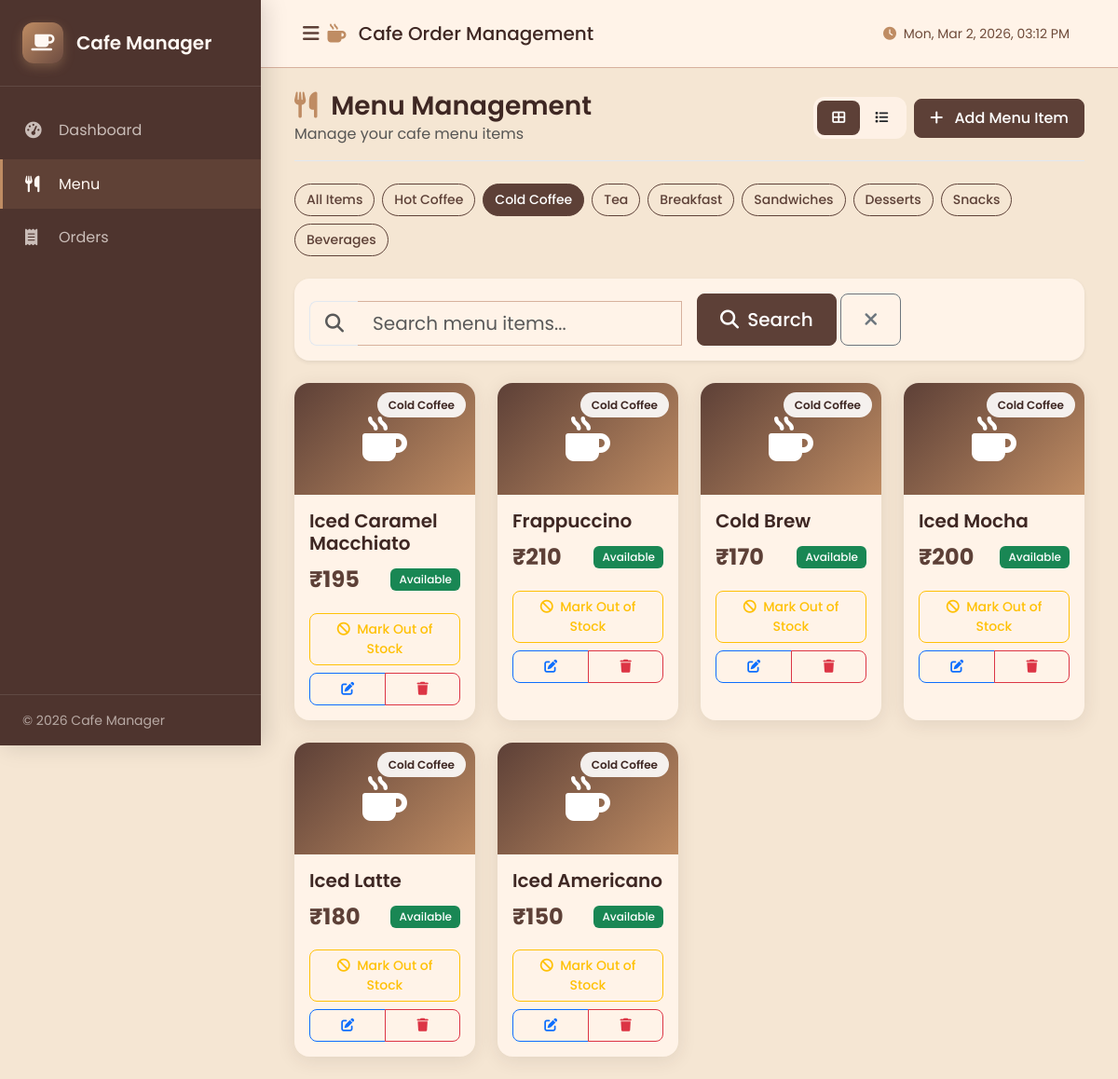
/menu/?category=Cold+Coffee, run on the app's committed database.
### app/models.py (models this page shows, shortened)
class MenuItem(db.Model):
    __tablename__ = 'menu_items'
    id = db.Column(db.Integer, primary_key=True)
    name = db.Column(db.String(100), nullable=False)
    category = db.Column(db.String(50), nullable=False)
    price = db.Column(db.Numeric(10, 2), nullable=False)
    is_available = db.Column(db.Boolean, default=True)
    created_at = db.Column(db.DateTime, default=datetime.utcnow)
    order_items = db.relationship('OrderItem', back_populates='menu_item', lazy=True)

### app/routes/menu.py (the view)
@menu_bp.route('/')
def index():
    search = request.args.get('search', '')
    category = request.args.get('category', '')
    query = MenuItem.query
    if search:
        query = query.filter(MenuItem.name.ilike(f'%{search}%'))
    if category:
        query = query.filter_by(category=category)
    menu_items = query.order_by(MenuItem.created_at.desc()).all()
    categories = db.session.query(MenuItem.category).distinct().all()
    categories = [c[0] for c in categories]
    return render_template('menu/index.html',
                         menu_items=menu_items,
                         categories=categories,
                         search=search,
                         selected_category=category)

### app/templates/menu/index.html (shortened to what this page needs)
{% extends "base.html" %}
{% block content %}
<div class="container-fluid">
    <div class="page-header mb-4 d-flex justify-content-between align-items-center flex-wrap gap-3">
        <div>
            <h1 class="h3 mb-0">
                <i class="fas fa-utensils me-2" style="color: var(--accent-color);"></i>
                Menu Management
            </h1>
            <p class="text-muted mb-0">Manage your cafe menu items</p>
        </div>
        <div class="d-flex gap-2 align-items-center">
            <div class="view-toggle d-none d-md-flex">
                <button class="btn btn-sm active" id="gridView" onclick="toggleView('grid')">
                    <i class="fas fa-th-large"></i>
                </button>
                <button class="btn btn-sm" id="listView" onclick="toggleView('list')">
                    <i class="fas fa-list"></i>
                </button>
            </div>
            <button type="button" class="btn btn-primary" data-bs-toggle="modal" data-bs-target="#addMenuItemModal">
                <i class="fas fa-plus me-2"></i>
                Add Menu Item
            </button>
        </div>
    </div>
    <div class="mb-4">
        <div class="d-flex flex-wrap gap-2">
            <a href="{{ url_for('menu.index') }}" class="btn btn-sm rounded-pill {{ 'text-white' if not selected_category else '' }}" style="{{ 'background: var(--primary-color); border-color: var(--primary-color);' if not selected_category else 'border-color: var(--primary-color); color: var(--primary-color);' }}">
                All Items
            </a>
            {% for cat in categories %}
            <a href="{{ url_for('menu.index', category=cat) }}" class="btn btn-sm rounded-pill {{ 'text-white' if selected_category == cat else '' }}" style="{{ 'background: var(--primary-color); border-color: var(--primary-color);' if selected_category == cat else 'border-color: var(--primary-color); color: var(--primary-color);' }}">
                {{ cat }}
            </a>
            {% endfor %}
        </div>
    </div>
    <div class="card border-0 shadow-sm mb-4">
        <div class="card-body">
            <form method="GET" action="{{ url_for('menu.index') }}" class="row g-3 align-items-end">
                <div class="col-md-6">
                    <div class="input-group input-group-lg">
                        <span class="input-group-text bg-transparent border-end-0">
                            <i class="fas fa-search text-muted"></i>
                        </span>
                        <input type="text" name="search" class="form-control border-start-0" placeholder="Search menu items..." value="{{ search }}">
                    </div>
                </div>
                <div class="col-md-auto">
                    <button type="submit" class="btn btn-primary btn-lg">
                        <i class="fas fa-search me-1"></i>
                        Search
                    </button>
                    {% if search or selected_category %}
                    <a href="{{ url_for('menu.index') }}" class="btn btn-outline-secondary btn-lg">
                        <i class="fas fa-times"></i>
                    </a>
                    {% endif %}
                </div>
            </form>
        </div>
    </div>
    {% if menu_items %}
        <div class="row g-4 view-section" id="gridViewSection">
            {% for item in menu_items %}
            <div class="col-xl-3 col-lg-4 col-md-6">
                <div class="card menu-card h-100 {{ 'unavailable' if not item.is_available else 'available' }}">
                    <div class="card-img-top position-relative">
                        <i class="fas fa-{{
                            'mug-hot' if 'Coffee' in item.category else
                            'leaf' if 'Tea' in item.category else
                            'bread-slice' if 'Breakfast' in item.category else
                            'hamburger' if 'Sandwich' in item.category else
                            'cookie' if 'Dessert' in item.category else
                            'cookie-bite' if 'Snack' in item.category else
                            'glass-water' if 'Beverage' in item.category else
                            'utensils' }}"></i>
                        <span class="category-badge">{{ item.category }}</span>
                    </div>
                    <div class="card-body">
                        <h5 class="card-title mb-2">{{ item.name }}</h5>
                        <div class="d-flex justify-content-between align-items-center mb-3">
                            <span class="price-tag">₹{{ "%.0f"|format(item.price) }}</span>
                            <span class="badge bg-{{ 'success' if item.is_available else 'secondary' }}">
                                {{ 'Available' if item.is_available else 'Out of Stock' }}
                            </span>
                        </div>
                        <div class="d-grid gap-2">
                            <form method="POST" action="{{ url_for('menu.toggle_availability', id=item.id) }}">
                                <button type="submit" class="btn btn-outline-{{ 'warning' if item.is_available else 'success' }} btn-sm w-100">
                                    <i class="fas fa-{{ 'ban' if item.is_available else 'check' }} me-1"></i>
                                    {{ 'Mark Out of Stock' if item.is_available else 'Mark Available' }}
                                </button>
                            </form>
                            <div class="btn-group">
                                <button type="button" class="btn btn-outline-primary btn-sm" data-bs-toggle="modal" data-bs-target="#editMenuItemModal{{ item.id }}">
                                    <i class="fas fa-edit"></i>
                                </button>
                                <button type="button" class="btn btn-outline-danger btn-sm" data-bs-toggle="modal" data-bs-target="#deleteMenuItemModal{{ item.id }}">
                                    <i class="fas fa-trash"></i>
                                </button>
                            </div>
                        </div>
                    </div>
                </div>
            </div>
            {% endfor %}
        </div>
    {% endif %}
</div>
{% endblock %}

### app/static/css/style.css (style rules this page uses)
:root { --sidebar-width: 280px; --sidebar-collapsed-width: 80px; --primary-dark: #3E2723; --primary-color: #5D4037; --secondary-color: #6D4C41; --accent-color: #BF8C63; --accent-light: #D7B19D; --content-bg: #F5E6D3; --card-bg: #FFF3E8; --sidebar-bg: #4E342E; --hover-bg: #E6C7B2; --glass-bg: rgba(255, 243, 232, 0.9); --text-dark: #2E1F1A; --text-secondary: #6E4B3A; --text-light: #FFF8F3; --text-muted: #A1887F; --success-color: #4CAF50; --warning-color: #FF9800; --danger-color: #D84315; --info-color: #8D6E63; --primary-light: #6D4C41; --coffee-cream: #FFF8F3; --coffee-brown: #5D4037; --coffee-light: #8D6E63; --shadow-soft: 0 4px 20px rgba(62, 39, 35, 0.1); --shadow-hover: 0 8px 30px rgba(62, 39, 35, 0.15); --radius-lg: 16px; --radius-md: 12px; --radius-sm: 8px; }
* { margin: 0; padding: 0; box-sizing: border-box; }
body { font-family: 'Poppins', 'Montserrat', 'Nunito', -apple-system, BlinkMacSystemFont, 'Segoe UI', Roboto, sans-serif; background: var(--content-bg); background-attachment: fixed; color: var(--text-dark); line-height: 1.6; min-height: 100vh; }
html { scroll-behavior: smooth; }
.page-header { padding-bottom: 1rem; border-bottom: 1px solid #e2e8f0; }
.page-header h1 { font-weight: 600; color: var(--primary-dark); }
.card { border-radius: var(--radius-lg); background: var(--card-bg); border: 1px solid var(--accent-light); box-shadow: var(--shadow-soft); backdrop-filter: blur(10px); transition: all 0.3s cubic-bezier(0.4, 0, 0.2, 1); }
.card-title { font-weight: 600; color: var(--primary-dark); }
.btn { font-weight: 500; padding: 0.5rem 1rem; border-radius: 8px; transition: all 0.2s ease; }
.btn-lg { padding: 0.75rem 1.5rem; }
.btn-sm { padding: 0.375rem 0.75rem; font-size: 0.875rem; }
.btn-primary { background-color: var(--primary-color); border-color: var(--primary-color); }
.form-control, .form-select { border-radius: 8px; border: 1px solid #e2e8f0; padding: 0.625rem 0.875rem; font-size: 0.9375rem; }
.form-control, .form-select { background-color: var(--card-bg); border-color: var(--accent-light); }
.input-group-text { background-color: #f8fafc; border-color: #e2e8f0; color: #64748b; }
.badge { font-weight: 500; padding: 0.5em 0.75em; border-radius: 6px; }

### app/templates/menu/index.html (style rules this page uses)
.menu-card { transition: all 0.3s cubic-bezier(0.4, 0, 0.2, 1); border: none; overflow: hidden; }
.menu-card .card-img-top { height: 120px; background: linear-gradient(135deg, var(--primary-color) 0%, var(--accent-color) 100%); display: flex; align-items: center; justify-content: center; font-size: 3rem; color: white; }
.menu-card.available .card-img-top { opacity: 1; }
.category-badge { position: absolute; top: 10px; right: 10px; background: rgba(255,255,255,0.9); padding: 4px 12px; border-radius: 20px; font-size: 0.75rem; font-weight: 600; color: var(--primary-dark); }
.price-tag { font-size: 1.5rem; font-weight: 700; color: var(--primary-color); }
.view-toggle { background: var(--glass-bg); border-radius: var(--radius-md); padding: 4px; }
.view-toggle .btn { border: none; padding: 8px 16px; }
.view-toggle .btn.active { background: var(--primary-color); color: white; }

### data on the page
MenuItem: category "Cold Coffee", name "Iced Caramel Macchiato", price "195", is_available "Available", is_available "Mark Out of Stock"
MenuItem: category "Cold Coffee", name "Frappuccino", price "210", is_available "Available", is_available "Mark Out of Stock"
MenuItem: category "Cold Coffee", name "Cold Brew", price "170", is_available "Available", is_available "Mark Out of Stock"
MenuItem: category "Cold Coffee", name "Iced Mocha", price "200", is_available "Available", is_available "Mark Out of Stock"
MenuItem: category "Cold Coffee", name "Iced Latte", price "180", is_available "Available", is_available "Mark Out of Stock"
MenuItem: category "Cold Coffee", name "Iced Americano", price "150", is_available "Available", is_available "Mark Out of Stock"

### other printed values
{{ cat }} "Hot Coffee" "Cold Coffee" "Tea" "Breakfast" "Sandwiches" "Desserts" "Snacks" "Beverages"
